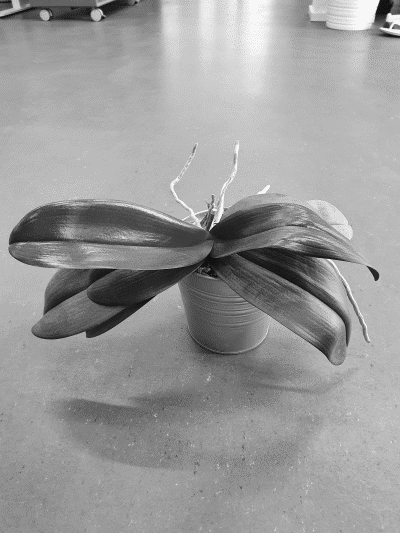
#> input picture Exam Prep/Data_2021_Dec/Orchid1-6/orchid001.png, 400 x 533 px
$ jupyter execute --allow-errors Exams.ipynb   (older library calls are emulated)
#> lines starting #> are read from the running program, lines starting #| are printed output that depends on the picture; long printed decimals are rounded
# Exam 2021 - December

[cell 1]
import numpy as np
import matplotlib.pyplot as plt
from sklearn import decomposition
from skimage import color, io, morphology
import pandas as pd
import cv2
from skimage import segmentation, measure
from skimage.filters import median, gaussian, prewitt_h, prewitt_v, prewitt
from skimage.util import img_as_float, img_as_ubyte
from skimage.color import rgb2hsv
from scipy.ndimage import correlate
import pydicom as dicom
from skimage.transform import EuclideanTransform, warp,matrix_transform
from scipy.spatial import distance
from scipy.stats import norm
import math

# [106 lines left out: functions show_comparison, gamma_map, histogram_stretch, LDA, not called in this run]

## Question 1
An analysis of the nutrients of (N=300) pizzas has been performed and (M=7) values have been measured per pizza (moisture, protein, fat, ash, sodium, carbohydrates, and calories). These measurements can be found in the pizza.txt file. A principal component analysis (PCA) should be done on these data. How many principal components are needed to explain at least 95% of the variation in the data set?

[cell 2]
pizza_data = np.loadtxt("Data_2021_Dec/pizza.txt", comments="%")
c_x = np.cov(pizza_data.T)
values, vectors = np.linalg.eig(c_x)
v_norm = values.cumsum() / values.sum() * 100
v_norm = np.insert(v_norm,0,0)
plt.plot(v_norm)
plt.xlabel('Principal component')
plt.ylabel('Percent explained variance')
plt.ylim([0, 100])
plt.show()
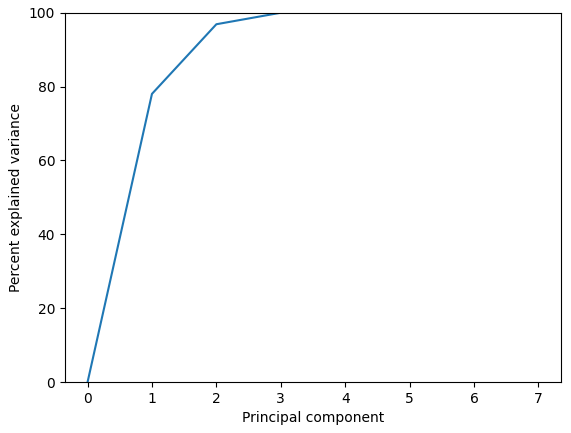
#> figure drawn by matplotlib, 1 panel
print(v_norm)

#We need 2 PC's in order to explain 95% of the variation in the data set

## Question 2
An analysis of the nutrients of (N=300) pizzas has been performed and (M=7) values have been measured per pizza (moisture, protein, fat, ash, sodium, carbohydrates, and calories). These measurements can be found in the pizza.txt file. A principal component analysis (PCA) should be done on these data. The nutrients of a new pizza are computed by adding 3 times the first principal component to the mean nutrient values. What is the moisture level of this new pizza?

[cell 3]
mean = np.mean(pizza_data, axis=0)
pc1 = vectors[0]
print("New moisture level:", mean[0]+3*pc1[0])

## Question 3
Six photos have been taken. They are named orchid001.png - orchid006.png. The dimensions of each photo are (W=400, H=533 pixels). In order to do some statistical analysis of the images, the average image of the six photos is computed. Finally, a threshold of 150 is applied to the average image so pixels above the threshold are considered as foreground and the rest as background. Which is the resulting image?

[cell 4]
H = 533
W = 400
M = H * W
amount_of_img = 6
orchid1 = io.imread("Data_2021_Dec/Orchid1-6/orchid001.png")
#> orchid1 is the input picture: shape (533, 400, 3); min 16, max 247, mean 154.4
orchid2 = io.imread("Data_2021_Dec/Orchid1-6/orchid002.png")
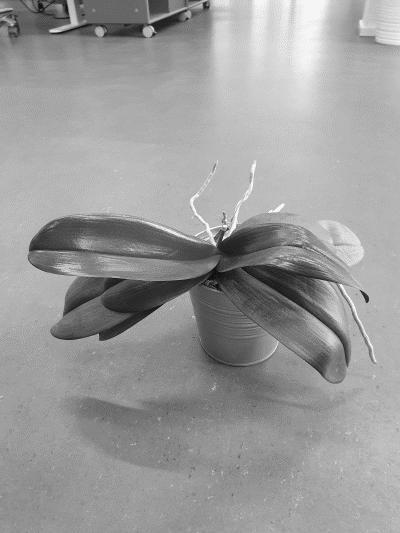
#> input picture Exam Prep/Data_2021_Dec/Orchid1-6/orchid002.png, 400 x 533 px
#> orchid2 is the input picture: shape (533, 400, 3); min 16, max 247, mean 154.7
orchid3 = io.imread("Data_2021_Dec/Orchid1-6/orchid003.png")
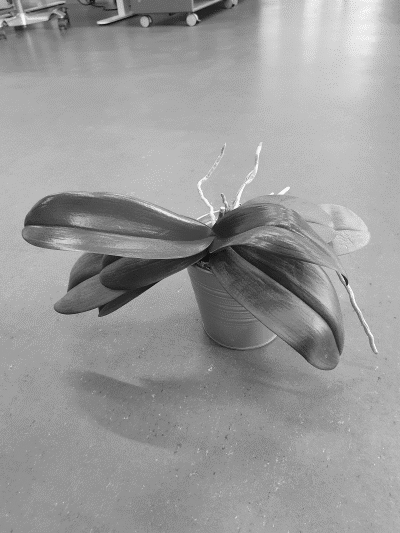
#> input picture Exam Prep/Data_2021_Dec/Orchid1-6/orchid003.png, 400 x 533 px
#> orchid3 is the input picture: shape (533, 400, 3); min 16, max 248, mean 153.6
orchid4 = io.imread("Data_2021_Dec/Orchid1-6/orchid004.png")
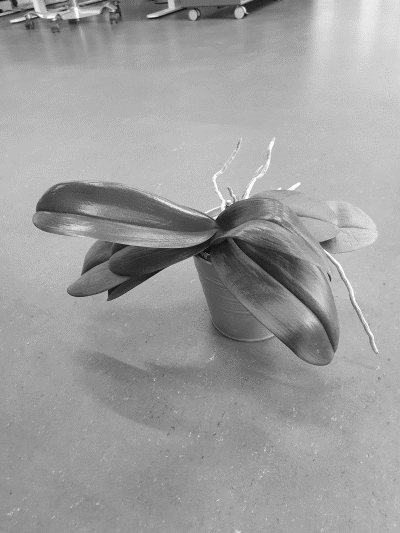
#> input picture Exam Prep/Data_2021_Dec/Orchid1-6/orchid004.png, 400 x 533 px
#> orchid4 is the input picture: shape (533, 400, 3); min 17, max 250, mean 158
orchid5 = io.imread("Data_2021_Dec/Orchid1-6/orchid005.png")
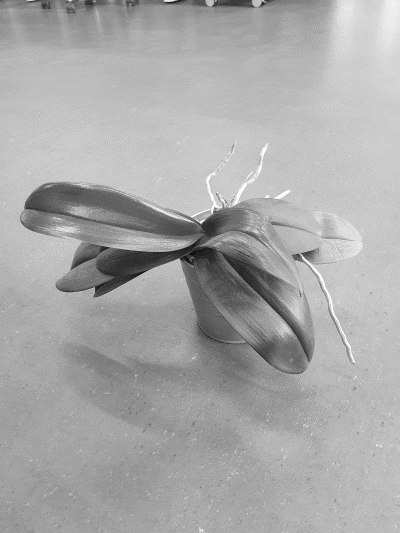
#> input picture Exam Prep/Data_2021_Dec/Orchid1-6/orchid005.png, 400 x 533 px
#> orchid5 is the input picture: shape (533, 400, 3); min 14, max 251, mean 169
orchid6 = io.imread("Data_2021_Dec/Orchid1-6/orchid006.png")
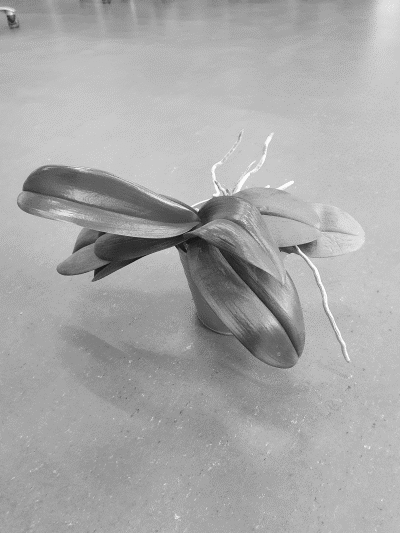
#> input picture Exam Prep/Data_2021_Dec/Orchid1-6/orchid006.png, 400 x 533 px
#> orchid6 is the input picture: shape (533, 400, 3); min 22, max 251, mean 168.3
#initialize the overall data matrix
data_overall = np.zeros([M, amount_of_img])
#> (the rest of this cell did not finish here and is left out)

## Question 4+5 are made for matlab - therefore no answer

## Question 6
A photo containing bikes has been taken (bikes.png). An RGB treshold is
applied to this photo, so pixels within the limits R < 100, G > 200 and B > 100 are set to foreground (1) and the rest of the pixels are set to background (0). The resulting binary image is morphologically closed using a diskshaped structuring element with radius = 8. When doing the closing, the pixels beyond the image border are assigned a value of 0 for the dilation and 1 for the erosion (the default Matlab behavior). How does the resulting binary image look like?

#> (a cell that did not finish here is left out)

#> (a cell that did not finish here is left out)

## Question 7
A friend has asked you to make a system, that can identify climbing holds on photos from the friend's climbing gym. A photo of a climbing wall (ClimbingWall.png) is provided. Your system initially computes a binary image by applying an RGB threshold where pixels with R < 60, G < 200, and B < 100 are set to foreground (1) and the rest of the pixels are set to background (0).

Secondly, a morphological closing with a disk-shaped structuring element with radius = 3 is performed. When doing a dilation, pixels beyond the image border are assigned a value of 0 and when doing an erosion the pixels beyond the image border are assigned a value of 1 (the default Matlab behavior).

After this, all BLOBs that are connected to the image border are removed.

Finally, all BLOBs in the image are found using 8-connectivity. How many BLOBs are found?

#> (a cell that did not finish here is left out)

## Question 8
A friend has asked you to make a system, that can identify climbing holds on photos from the friend's climbing gym. A photo of a climbing wall (ClimbingWall.png) is provided. Your system initially computes a binary image by applying a RGB threshold where pixels with R < 60, G < 200, and B < 100 are set to foreground (1) and the rest of the pixels are set to background (0).

Secondly, a morphological closing with a disk-shaped structuring element with radius = 3 is performed. When doing a dilation, pixels beyond the image border are assigned a value of 0 and when doing an erosion the pixels beyond the image border are assigned a value of 1 (the default Matlab behavior).

After this, all BLOBs that are connected to the image border are removed.
All BLOBs in the image are found using 8-connectivity.

The area and the perimeter of the found BLOBs are computed and only the BLOBs with an area larger than 300 pixels and with a perimeter less than 500 are kept. How many BLOBs are there in the final image?

#> (a cell that did not finish here is left out)

## Question 9
The photo called bird.png is converted from the RGB color space to the HSV color space. A new image is created by copying only the S component of the input image. The new image is then filtered with a vertical Prewitt filter (the default Matlab fspecial Prewitt filter) using border replication. The filtered image looks like this (you can use imshow(I, []) to show an image called I):

#> (a cell that did not finish here is left out)

## Question 10
The photo called water_gray.png is filtered using a 3x3 median filter. A linear histogram stretching is then performed on the filtered image so the new image has a maximum pixel value of 230 and a minimum pixel value of 12. What is the pixel value at (row=20, column=20) in the new image (a 1-based matrix coordinate system is used)?

#> (a cell that did not finish here is left out)

## Question 11
A scan has been done on a CT scanner and stored as a DICOM file. One of the slices of the scan is stored as a DICOM file called 1-131.dcm. Expert annotations of the liver (LiverROI.png), the spleen (SpleenROI.png), and bone (BoneROI.png) are also provided. By using the DICOM image and the mask images, gray-values representing the liver, the spleen, and the bone can be extracted.

The goal is to develop a minimum distance classifier based on the annotated data. What will be the gray-value range of the spleen?

[cell 11]
# first we read the dicom file
in_dir = "Data_2021_Dec/DICOM/"
#> in_dir = 'Data_2021_Dec/DICOM/'
im_name = "1-131.dcm"
#> (the rest of this cell did not finish here and is left out)

## Question 11
A scan has been done on a CT scanner and stored as a DICOM file. One of the slices of the scan is stored as a DICOM file called 1-131.dcm. A low threshold, T1=85, and a high threshold, T2=400, are defined. The scan is segmented by setting pixels with values that are higher than T1 and lower than T2 to foreground (1) and the rest of the pixels to background (0).

A morphological closing with a disk-shaped structuring element with radius=5 is performed on the binary image, followed by a morphological opening with a disk-shaped structuring element with radius=3. When doing a dilation, pixels beyond the image border are assigned a value of 0 and when doing an erosion the pixels beyond the image border are assigned a value of 1 (the default Matlab behavior).

A BLOB analysis is then performed using 8-connectivity and only BLOBs with an area between 1000 and 4000 pixels are kept. How many BLOBs are there in the final image?

#> (a cell that did not finish here is left out)

## Question 12
Two similar images have been acquired (donald_1.png and donald_2.png). Six corresponding landmarks have been placed on the two images and are stored in the files donaldfixedPoints.mat and donaldmovingPoints.mat.

The center of mass (the average landmark position) has been computed for both sets of points. What is the Euclidean distance between these two center of masses?

A similarity transform (translation, rotation, and scaling) has been performed that aligns the moving points to the fixed points. The computed transform is applied to the donald_2.png photo. What is the RGB value at position (row=300, column=300, in a 1-based matrix coordinate system) in the transformed image?

#> (a cell that did not finish here is left out)

## Question 13
A customer has asked you to design a prototype system for the inspection of children's plastic balls. You are setting up a camera with a CCD ship that measures 5.4 x 4.2 mm and that has a focal length of f=15 mm. It can be assumed that b=f. The photos from the camera have dimensions 6480 x 5040 pixels. The camera is placed 1.5 meter from the ball, where the photos of the balls passing by are sharp. An example ball has been tested and the diameter of the ball is 2400 pixels on the photo.

What is the physical diameter of the ball?

[cell 14]
g = 1.5 #in meters
#> g = 1.5
b = 0.015 #in meters
number_of_width_pixels = 6480
number_of_height_pixels = 5040

cw = 0.0054 #chip width in meters
ch = 0.0042 #chip heigh in meters

pixel_width_per_meter_widht = number_of_width_pixels/(cw*1000)
pixel_height_per_meter_height = number_of_height_pixels/(ch*1000)
print(pixel_width_per_meter_widht)
# cwp = cw * 1200 * 1000 # Don't know where 1200 x 1000 comes from
# cwh = ch * 1200 * 1000 # Don't know where 1200 x 1000 comes from

# pw = cw/cwp #pixel width meters
pw = 1/(1200 * 1000)
p = 2400 #amount of ball pixels
B = p*pw
G = B*g/b
#> G = 0.2

print(G)
#| 0.2

## Question 14
A photo containing bikes has been taken (bikes.png). An RGB treshold is applied to this photo, so pixels within the limits R < 100, G > 200 and B > 100 are set to foreground (1) and the rest of the pixels are set to background (0).

The resulting binary image is morphologically closed using a diskshaped structuring element with radius = 8. When doing the closing, the pixels beyond the image border are assigned a value of 0 for the dilation and 1 for the erosion (the default Matlab behavior).

A ground truth segmentation is provided in the file boxROI.png. What is the DICE score between your segmentation and the ground truth segmentation?

#> (a cell that did not finish here is left out)

## Question 15
You have been asked to design a vision system for a self-driving robot. The first system should be able to classify grass, road, and sky and is using a gray level camera (where a pixel value of 0 is black and 255 is white). For training, you have received the following gray values:

Grass: 68, 65, 67

Road: 70, 80, 75

Sky: 77, 92, 89

For a minimum distance classifier, your gray level class ranges would be?

[cell 16]
mu_grass = np.mean(np.array([68,65,67]))
#> mu_grass = 66.67
mu_road = np.mean(np.array([70,80,75]))
mu_sky = np.mean(np.array([77,92,89]))
print(mu_grass)
#| 66.667
print(mu_road)
print(mu_sky)

j = [1]
for i in range(85):
    if abs(i-mu_grass) < abs(i-mu_road):
        j.append(1)
        if j[i] != j[i-1]:
            print("Will be classified as grass. I-Value:", i)
    elif abs(i-mu_road) < abs(i - mu_sky):
        j.append(2)
        if j[i] != j[i-1]:
            print("Change between grass and road classification", i-1)
    elif abs(i-mu_road) > abs(i - mu_sky):
        j.append(3)
        if j[i] != j[i-1]:
            print("Change between road and sky classification", i-1)
#> after the loop, j = 86 values from 1 to 3

print(f"Grass boarder: [0,{np.round((mu_grass + mu_road)/2)}]")
#| Grass boarder: [0,71.0]
print(f"Road boarder: [{np.round((mu_grass + mu_road)/2)},{(mu_sky + mu_road)/2}]")
#| Road boarder: [71.0,80.5]
print(f"Grass boarder: [{((mu_sky + mu_road)/2)},255]")

## Question 16
You have been asked to design a vision system for a self-driving robot. The first system should be able to classify grass, road, and sky and is using a gray level camera (where a pixel value of 0 is black and 255 is white). For training, you have received the following gray values:

Grass: 68, 65, 67

Road: 70, 80, 75

Sky: 77, 92, 89

For a parametric classifier, your gray level class ranges would be?

[cell 17]
grass = np.array([68,65,67])
road = np.array([70,80,75])
sky = np.array([77,92,89])

mu_grass = np.mean(grass)
mu_road = np.mean(road)
mu_sky = np.mean(sky)
std_grass = np.std(grass)
std_road = np.std(road)
std_sky = np.std(sky)
print(f'grass {std_grass}, road {std_road}, sky {std_sky}')

#Solved the rest in maple by creating 3 gaussian equation (1 for each variable)
# Then set the two equation equal to each other and solved for x

## Question 17
A path tracing using dynamic programming has been used to compute the optimal path from the top to the bottom of the image seen below. A 1-based Matrix coordinate system is used. What is the value of the backtracing image at position (row=5, column=3)?

[cell 18]
# Followe process on slide 496 and forward
# Answer is 4

## Question 18
A vision system to classify two plant species as seen from a farming machine should be developed. What could be the main components in this system?

[cell 19]
# RGB camera, RGB tresholding, BLOB analysis, linear discriminant analysis (LDA) of BLOB features.

# December 2020

The irisdata.txt file contains measurements from 150 iris flowers. The measurements are the sepal length, sepal width, petal length and petal width. So you have M=4 features, N=150 observations. A principal component analysis (PCA) should be done on these data. How many percent of the total variation do the two first principal components explain?

[cell 20]
iris_data = np.loadtxt("Data_2021_May/irisdata.txt", comments="%")
# [5 lines of commented-out code are left out]
c_x = np.cov(iris_data.T)
values, vectors = np.linalg.eig(c_x)
# PC, V = np.linalg.eig(c_x)
# # print(PC)
v_norm = values.cumsum() / values.sum() * 100
v_norm = np.insert(v_norm,0,0)
plt.plot(v_norm)
plt.xlabel('Principal component')
plt.ylabel('Percent explained variance')
plt.ylim([0, 100])
plt.show()
print(v_norm)

#2 principle componetns give us 97.7%
